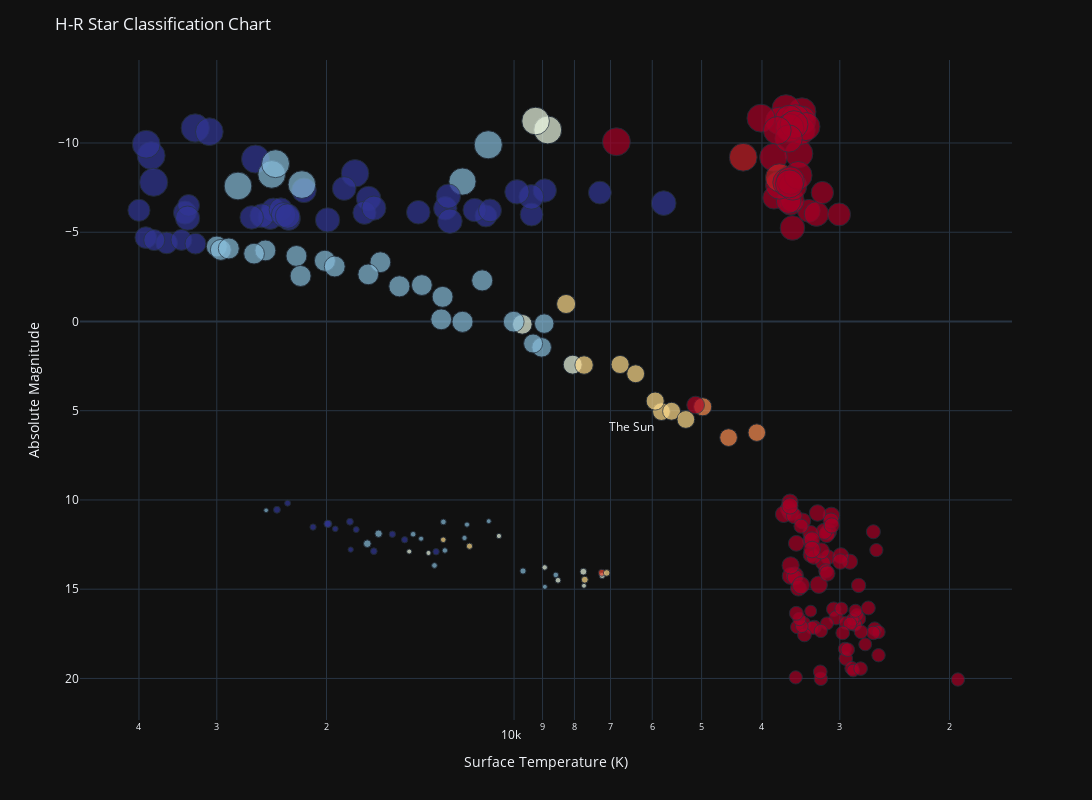

Notebook source saved alongside this figure:
### Code cell
# Let's try to re-create the H-R classification chart
fig = px.scatter(
    data,
    x = 'temperature',
    y = 'a_m',
    log_x = True,
    #log_y = True,
    color = 'color_value_adj',
    size = data['r_log'] - data['r_log'].min() + .15,
    color_continuous_scale = 'RdYlBu',
    template = 'plotly_dark',
    labels = {
        'l': 'Relative Luminosity (Sun=1)',
        'temperature': 'Surface Temperature (K)',
        'a_m': 'Absolute Magnitude'
    }
)

fig.update_layout(
    title = 'H-R Star Classification Chart',
    coloraxis_showscale = False,
    width = 1200,
    height = 800
)

'''
fig.add_annotation(
    x = 3.763428,
    y = -0.09151489,
    xshift = -30,
    yshift = -15,
    text = 'The Sun',
    showarrow = False
)
'''
fig.add_annotation(
    x = 3.763428,
    y = 5.05,
    xshift = -30,
    yshift = -15,
    text = 'The Sun',
    showarrow = False
)

fig.update_xaxes(autorange='reversed')
fig.update_yaxes(autorange='reversed')

### Figure 1 — Plotly figure (JSON) as saved in the notebook; plotly's stock layout.template omitted (floating-point values rounded to 4 significant figures; data arrays with more than 128 entries replaced by an {"elided": "..."} marker saying what was removed)
{"data": [{"hovertemplate": "Surface Temperature (K)=%{x}<br>Absolute Magnitude=%{y}<br>size=%{marker.size}<br>color_value_adj=%{marker.color}<extra></extra>", "legendgroup": "", "marker": {"color": {"elided": "240 int values"}, "coloraxis": "coloraxis", "size": {"elided": "240 float values"}, "sizemode": "area", "sizeref": 0.01379, "symbol": "circle"}, "mode": "markers", "name": "", "orientation": "v", "showlegend": false, "type": "scatter", "x": {"elided": "240 int values"}, "xaxis": "x", "y": {"elided": "240 float values"}, "yaxis": "y"}], "layout": {"annotations": [{"showarrow": false, "text": "The Sun", "x": 3.763, "xshift": -30, "y": 5.05, "yshift": -15}], "coloraxis": {"colorbar": {"title": {"text": "color_value_adj"}}, "colorscale": [[0, "rgb(165,0,38)"], [0.1, "rgb(215,48,39)"], [0.2, "rgb(244,109,67)"], [0.3, "rgb(253,174,97)"], [0.4, "rgb(254,224,144)"], [0.5, "rgb(255,255,191)"], [0.6, "rgb(224,243,248)"], [0.7, "rgb(171,217,233)"], [0.8, "rgb(116,173,209)"], [0.9, "rgb(69,117,180)"], [1, "rgb(49,54,149)"]], "showscale": false}, "height": 800, "legend": {"itemsizing": "constant", "tracegroupgap": 0}, "margin": {"t": 60}, "title": {"text": "H-R Star Classification Chart"}, "width": 1200, "xaxis": {"anchor": "y", "autorange": "reversed", "domain": [0, 1], "title": {"text": "Surface Temperature (K)"}, "type": "log"}, "yaxis": {"anchor": "x", "autorange": "reversed", "domain": [0, 1], "title": {"text": "Absolute Magnitude"}}}}
